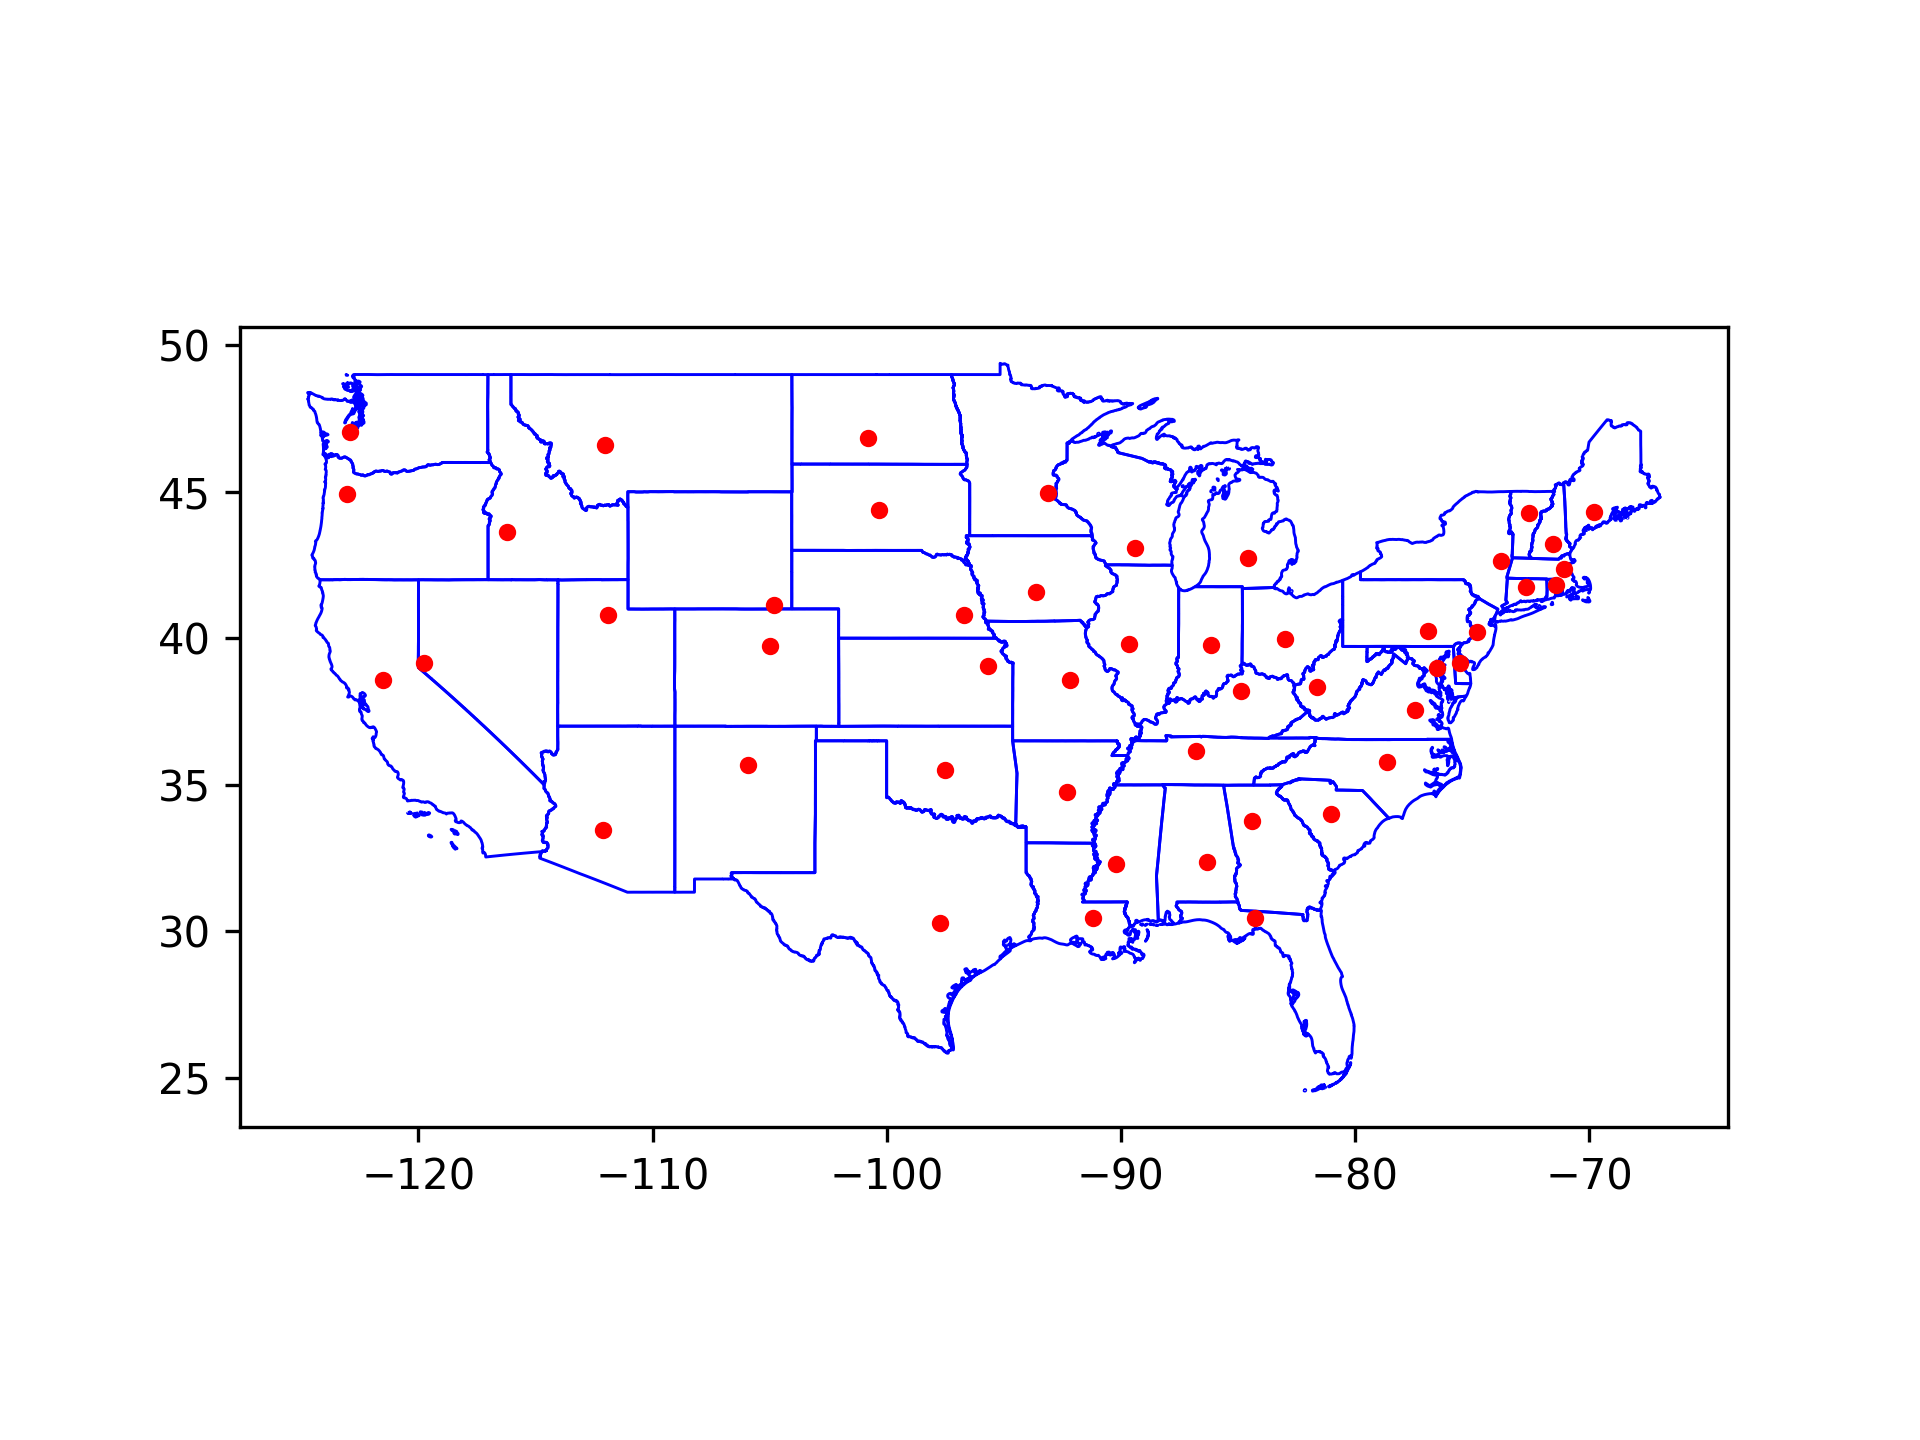

This chart was generated by the following Python code:
import matplotlib.pyplot as plt
import template as tpl

import update_path
import utils.ustates as us

gdf = tpl.get_data()
outline = tpl.lower48(gdf)
# -----

D = us.state_to_fips
capD = dict()

fn = '../data/us-state-capitals.csv'
with open(fn) as fh:
    data = fh.read().strip().split('\n')
    # skip the column names
    for line in data[1:]:
        state,capital,lat,lon = line.strip().split(',')
        fips = us.state_to_fips[state]
        capD[fips] = {
             'name':capital,
             'lon':float(lon),
             'lat':float(lat)}

X = list()
Y = list()
  
def f(row):
    fips = row['STATE']
    try:
        sD = capD[fips]
        X.append(sD['lon'])
        Y.append(sD['lat'])
    except KeyError:
        return

outline.apply(f,axis=1)

# -----

fig,ax = plt.subplots()
ax = outline.boundary.plot(
    ax=ax,color='blue',linewidth=0.7)
    
ax.scatter(X,Y,
    color='red',s=10,zorder=2)

tpl.save()
